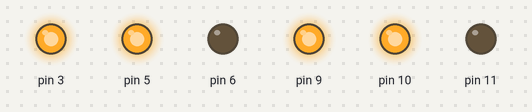
This sketch was run on a simulated Arduino Uno, built with avr-gcc and run on an emulated ATmega328P. Shown: output pins drawn as LEDs (lit = HIGH). What the sketch prints to the serial monitor is not drawn.

Above: at 0.1 s.
Timing chart, 0 to 1.6 s (numbered marks = the images above):
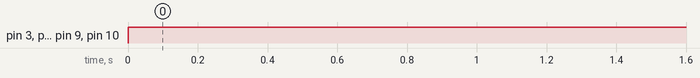

Measured:
- by itself, pin 3, pin 5, pin 9, pin 10: LOW → HIGH at 0.00 s

The sketch:

rumba_demo.ino
```cpp
#include "Arduino.h"
#include "TwoWheel.h"

int func = 1;

int distance;
int duration;

unsigned long currT = 0;
unsigned long startT = 0;

TwoWheel rumba;

void setup()
{
  Serial.begin(9600);

  Serial.println("Start Setup");
  rumba = TwoWheel();
  rumba.init(3, 5, 6, 9, 10, 11);

  rumba.calibrateMode();
  // rumba.calibrate(2.54, 4); // moved 2.54 ft in 1 sec, 4 rads in 1 sec
  // rumba.setPos(0,0,0);
  // rumba.setSpeeds(1,1); // 1ft /sec

  Serial.println("Done Setup");
  startT = millis();
}

void loop()
{
  currT = millis();
  if (currT - startT < 10000)
  {

    rumba.moveForward();
    Serial.print(rumba.x);
    Serial.print(" ");
    Serial.println(rumba.y);

    rumba.update(currT);
  }

  delay(200);
}
```
